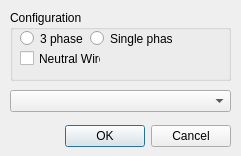
<?xml version="1.0" encoding="UTF-8"?>
<ui version="4.0">
 <class>incomingPowerDialog</class>
 <widget class="QDialog" name="incomingPowerDialog">
  <property name="geometry">
   <rect>
    <x>0</x>
    <y>0</y>
    <width>241</width>
    <height>156</height>
   </rect>
  </property>
  <property name="windowTitle">
   <string>Incoming Power</string>
  </property>
  <widget class="QDialogButtonBox" name="buttonBox">
   <property name="geometry">
    <rect>
     <x>10</x>
     <y>120</y>
     <width>221</width>
     <height>32</height>
    </rect>
   </property>
   <property name="orientation">
    <enum>Qt::Horizontal</enum>
   </property>
   <property name="standardButtons">
    <set>QDialogButtonBox::Cancel|QDialogButtonBox::Ok</set>
   </property>
  </widget>
  <widget class="QGroupBox" name="configGroupBox">
   <property name="geometry">
    <rect>
     <x>10</x>
     <y>10</y>
     <width>221</width>
     <height>71</height>
    </rect>
   </property>
   <property name="title">
    <string>Configuration</string>
   </property>
   <widget class="QRadioButton" name="threePhaseRadio">
    <property name="geometry">
     <rect>
      <x>10</x>
      <y>20</y>
      <width>82</width>
      <height>17</height>
     </rect>
    </property>
    <property name="text">
     <string>3 phase</string>
    </property>
   </widget>
   <widget class="QRadioButton" name="singlePhaseRadio">
    <property name="geometry">
     <rect>
      <x>80</x>
      <y>20</y>
      <width>82</width>
      <height>17</height>
     </rect>
    </property>
    <property name="text">
     <string>Single phase</string>
    </property>
   </widget>
   <widget class="QCheckBox" name="neutralCheckBox">
    <property name="geometry">
     <rect>
      <x>10</x>
      <y>40</y>
      <width>81</width>
      <height>17</height>
     </rect>
    </property>
    <property name="text">
     <string>Neutral Wire</string>
    </property>
   </widget>
  </widget>
  <widget class="QComboBox" name="voltComboBox">
   <property name="geometry">
    <rect>
     <x>10</x>
     <y>90</y>
     <width>221</width>
     <height>22</height>
    </rect>
   </property>
  </widget>
 </widget>
 <resources/>
 <connections>
  <connection>
   <sender>buttonBox</sender>
   <signal>accepted()</signal>
   <receiver>incomingPowerDialog</receiver>
   <slot>accept()</slot>
   <hints>
    <hint type="sourcelabel">
     <x>228</x>
     <y>134</y>
    </hint>
    <hint type="destinationlabel">
     <x>157</x>
     <y>155</y>
    </hint>
   </hints>
  </connection>
  <connection>
   <sender>buttonBox</sender>
   <signal>rejected()</signal>
   <receiver>incomingPowerDialog</receiver>
   <slot>reject()</slot>
   <hints>
    <hint type="sourcelabel">
     <x>230</x>
     <y>140</y>
    </hint>
    <hint type="destinationlabel">
     <x>240</x>
     <y>155</y>
    </hint>
   </hints>
  </connection>
 </connections>
</ui>
